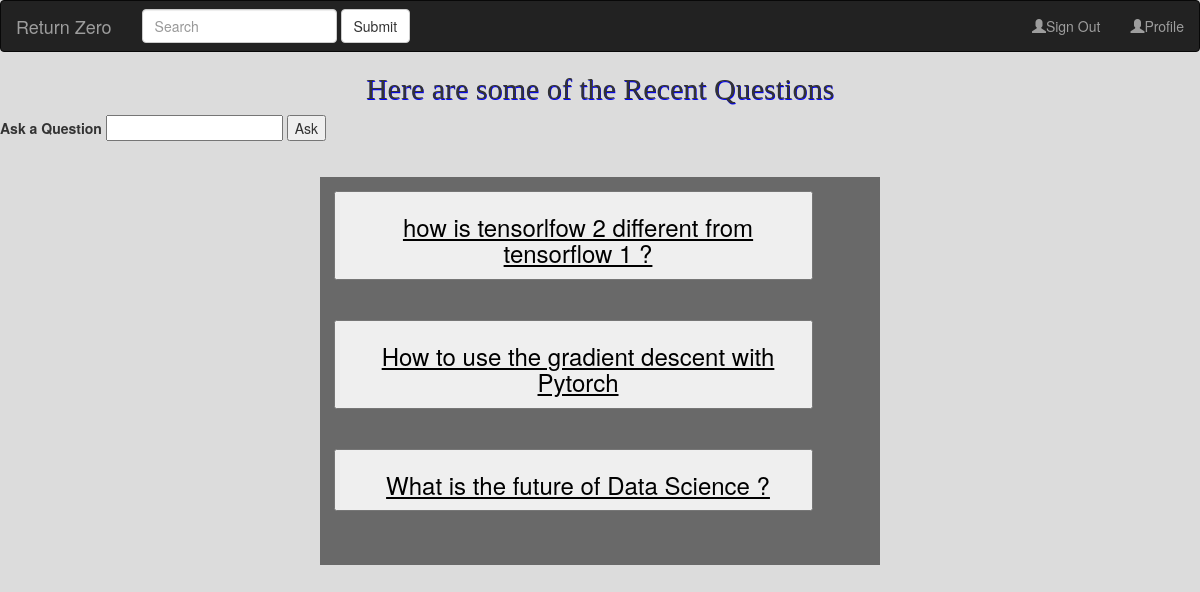
Screenshot of / (signed in) with the database file from the repository.
### qa/models.py (models this page shows, shortened)
class questions(models.Model):
    question_name = models.CharField(max_length=500)
    asked_by = models.ForeignKey(UserModel,on_delete=models.CASCADE)
    uploaded_at = models.DateTimeField(auto_now_add=True)
    answer_ques = models.ManyToManyField(answers,blank=True)

### qa/views.py (the view)
# urls.py: 2. Add a URL to urlpatterns:  path('', Home.as_view(), name='home')
def Home(request):
    ques = questions.objects.all().order_by('uploaded_at')
    if request.method == "POST":
        question = request.POST['question']
        que_obj = questions(question_name=question,asked_by=request.user)
        que_obj.save()
    return render(request,"qa/homepage.html",{"questions":ques})

### qa/templates/qa/homepage.html (shortened to what this page needs)
{% extends "./base.html" %} {% block bodyblock %}
<h2>Here are some of the Recent Questions</h2>
{% if user.is_authenticated %}
<form method="post">
  <label for="question">Ask a Question</label>
  <input type="text" name="question" />
  <button type="submit">Ask</button>
</form>
{% endif %}
<br />
<div class="questions-container">
  {% for question in questions %}
  <a href="qa/details/{{question.id}}"
    ><button id="quesbut" type="button">
      <h3>{{ question.question_name }}</h3>
    </button></a
  >
  <br />
  <br />
  {% endfor %}
</div>
{% endblock %}

### static/css/base.css (style rules this page uses)
body { background-color: gainsboro !important; }
h2 { text-align: center; font-family: fantasy; text-shadow: 0.5px 1px blue; }
#quesbut { width: 90%; margin-left: auto; margin-right: auto; }
h3 { padding-left: 2%; color: black; text-decoration: underline; }
.questions-container { display: flex; flex-direction: column; background-color: rgb(105, 105, 105); padding: 1em 1em 1em 1em; margin: 1em auto auto auto; width: 40em; }

### rows the page displays
questions: question_name "how is tensorlfow 2 different from tensorflow 1 ?"
questions: question_name "How to use the gradient descent with Pytorch"
questions: question_name "What is the future of Data Science ?"
